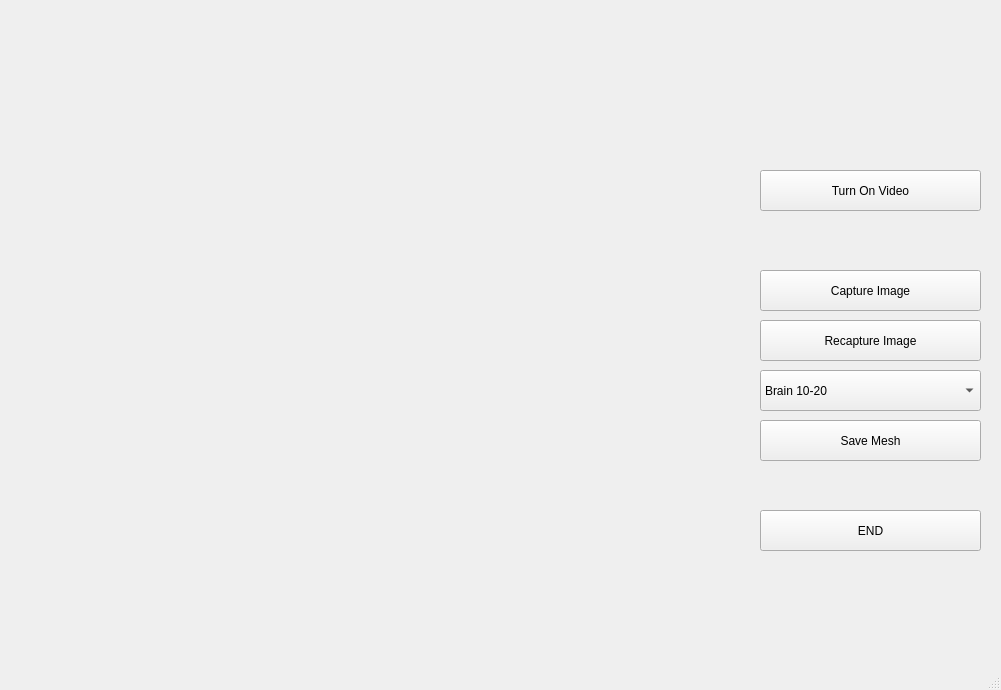
<?xml version="1.0" encoding="UTF-8"?>
<ui version="4.0">
 <class>HeadMesh</class>
 <widget class="QMainWindow" name="HeadMesh">
  <property name="geometry">
   <rect>
    <x>0</x>
    <y>0</y>
    <width>1001</width>
    <height>690</height>
   </rect>
  </property>
  <property name="windowTitle">
   <string>MainWindow</string>
  </property>
  <widget class="QWidget" name="centralwidget">
   <widget class="QPushButton" name="btn_capture">
    <property name="geometry">
     <rect>
      <x>760</x>
      <y>270</y>
      <width>221</width>
      <height>41</height>
     </rect>
    </property>
    <property name="text">
     <string>Capture Image</string>
    </property>
   </widget>
   <widget class="QPushButton" name="btn_start">
    <property name="geometry">
     <rect>
      <x>760</x>
      <y>170</y>
      <width>221</width>
      <height>41</height>
     </rect>
    </property>
    <property name="text">
     <string>Turn On Video</string>
    </property>
   </widget>
   <widget class="QPushButton" name="btn_end">
    <property name="geometry">
     <rect>
      <x>760</x>
      <y>510</y>
      <width>221</width>
      <height>41</height>
     </rect>
    </property>
    <property name="text">
     <string>END</string>
    </property>
   </widget>
   <widget class="QLabel" name="img_label">
    <property name="geometry">
     <rect>
      <x>60</x>
      <y>120</y>
      <width>661</width>
      <height>391</height>
     </rect>
    </property>
    <property name="text">
     <string/>
    </property>
   </widget>
   <widget class="QComboBox" name="system_select">
    <property name="geometry">
     <rect>
      <x>760</x>
      <y>370</y>
      <width>221</width>
      <height>41</height>
     </rect>
    </property>
    <item>
     <property name="text">
      <string>Brain 10-20</string>
     </property>
    </item>
    <item>
     <property name="text">
      <string>Brain 10-10</string>
     </property>
    </item>
    <item>
     <property name="text">
      <string>Brain 10-5</string>
     </property>
    </item>
   </widget>
   <widget class="QPushButton" name="btn_recapture">
    <property name="geometry">
     <rect>
      <x>760</x>
      <y>320</y>
      <width>221</width>
      <height>41</height>
     </rect>
    </property>
    <property name="text">
     <string>Recapture Image</string>
    </property>
   </widget>
   <widget class="QPushButton" name="btn_save">
    <property name="geometry">
     <rect>
      <x>760</x>
      <y>420</y>
      <width>221</width>
      <height>41</height>
     </rect>
    </property>
    <property name="text">
     <string>Save Mesh</string>
    </property>
   </widget>
  </widget>
  <widget class="QMenuBar" name="menubar">
   <property name="geometry">
    <rect>
     <x>0</x>
     <y>0</y>
     <width>1001</width>
     <height>22</height>
    </rect>
   </property>
  </widget>
  <widget class="QStatusBar" name="statusbar"/>
 </widget>
 <resources/>
 <connections/>
</ui>
